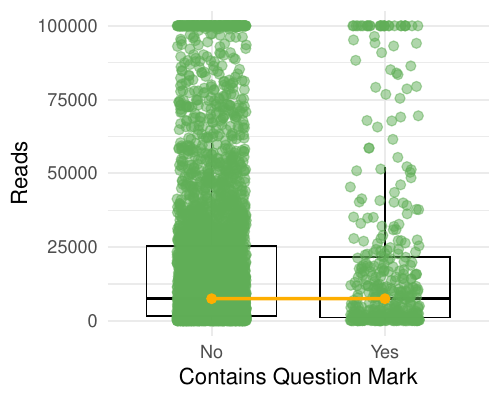

The script that saved this image:
library(ggplot2)


factor_question <- read.csv("factor_question.csv")
factor_question$is_question_mark <- as.factor(factor_question$is_question_mark)


medians <- aggregate(read_num ~ is_question_mark, data = factor_question, median)


ggplot(factor_question, aes(x = is_question_mark, y = read_num)) +
  geom_boxplot(aes(fill = is_question_mark), alpha = 0, color = "black") + 
  geom_jitter(color = "#60AE57", width = 0.2, alpha = 0.5, size = 3, stroke = 0.6) + # 散点
  labs(x = "Contains Question Mark", y = "Reads") +
  scale_x_discrete(
    labels = c("1" = "Yes", "0" = "No")  
  ) +
  
  annotate(
    "segment",
    x = 1, xend = 2,
    y = medians$read_num[medians$is_question_mark == "0"],
    yend = medians$read_num[medians$is_question_mark == "1"],
    color = "#FEAE00", size = 1.2
  ) +

  annotate(
    "point",
    x = 1, y = medians$read_num[medians$is_question_mark == "0"],
    color = "#FEAE00", size = 3
  ) +
  annotate(
    "point",
    x = 2, y = medians$read_num[medians$is_question_mark == "1"],
    color = "#FEAE00", size = 3
  ) +
  theme_minimal(base_size = 16) +
  theme(legend.position = "none") 


ggsave("./factor_question.pdf", width = 5, height = 4, device = "pdf")
